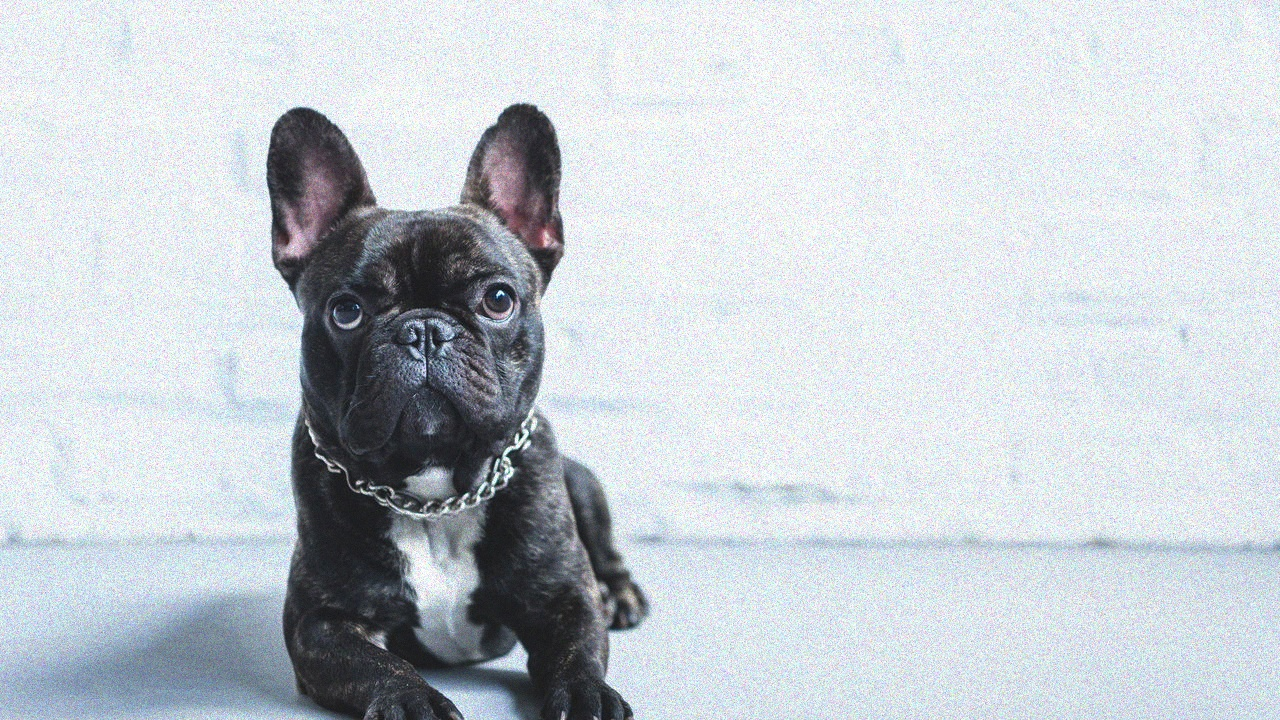
#> input picture images/input/dog.png, 1280 x 720 px, found by its file name
$ python blur.py
#> lines starting #> are read from the running program, lines starting #| are printed output that depends on the picture
#> in main, image is the input picture: shape (720, 1280, 3); mean B, G, R 210, 204.3, 197.7
### vision/grayscale.py
import cv2
import numpy as np
import matplotlib.pyplot as plt


def rgb_to_grayscale(image):
    """
    Converte uma imagem RGB para escala de cinza
    Fórmula:
    Gray = 0.299R + 0.587G + 0.114B
    """

    # Separa os canais
    red = image[:, :, 0]
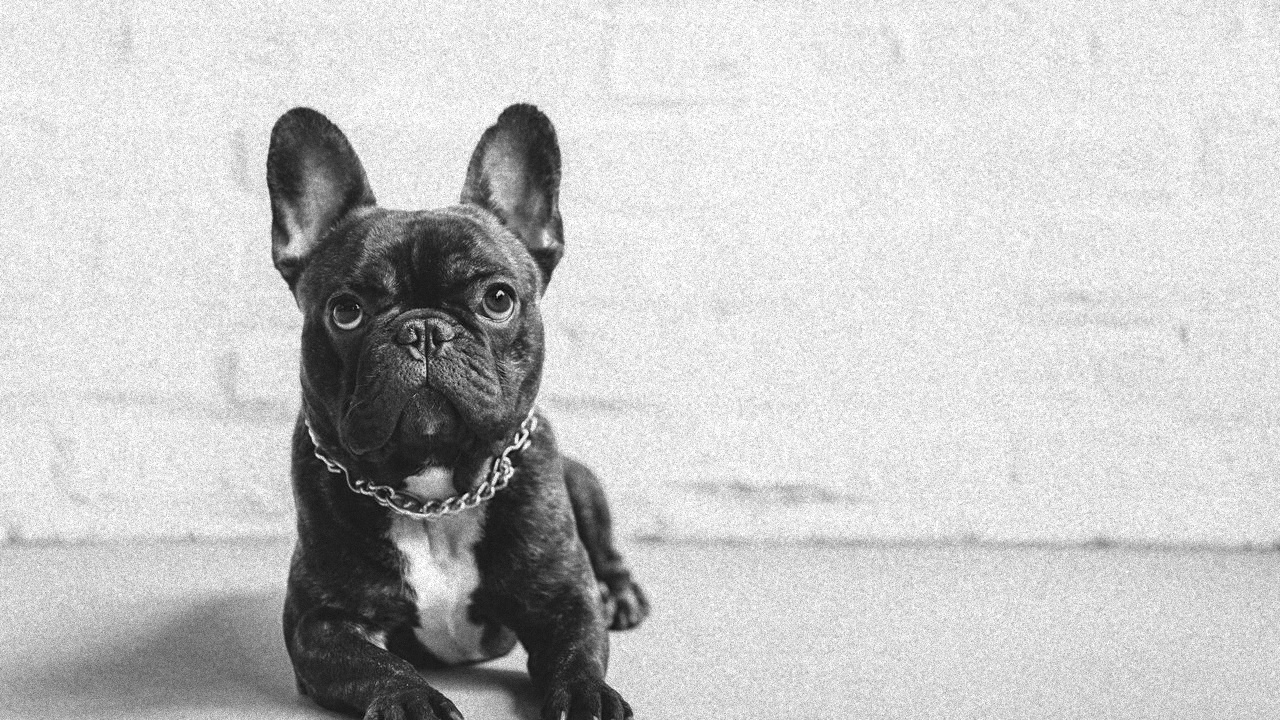
#> red: shape (720, 1280); min 0, max 255, mean 197.7
    green = image[:, :, 1]
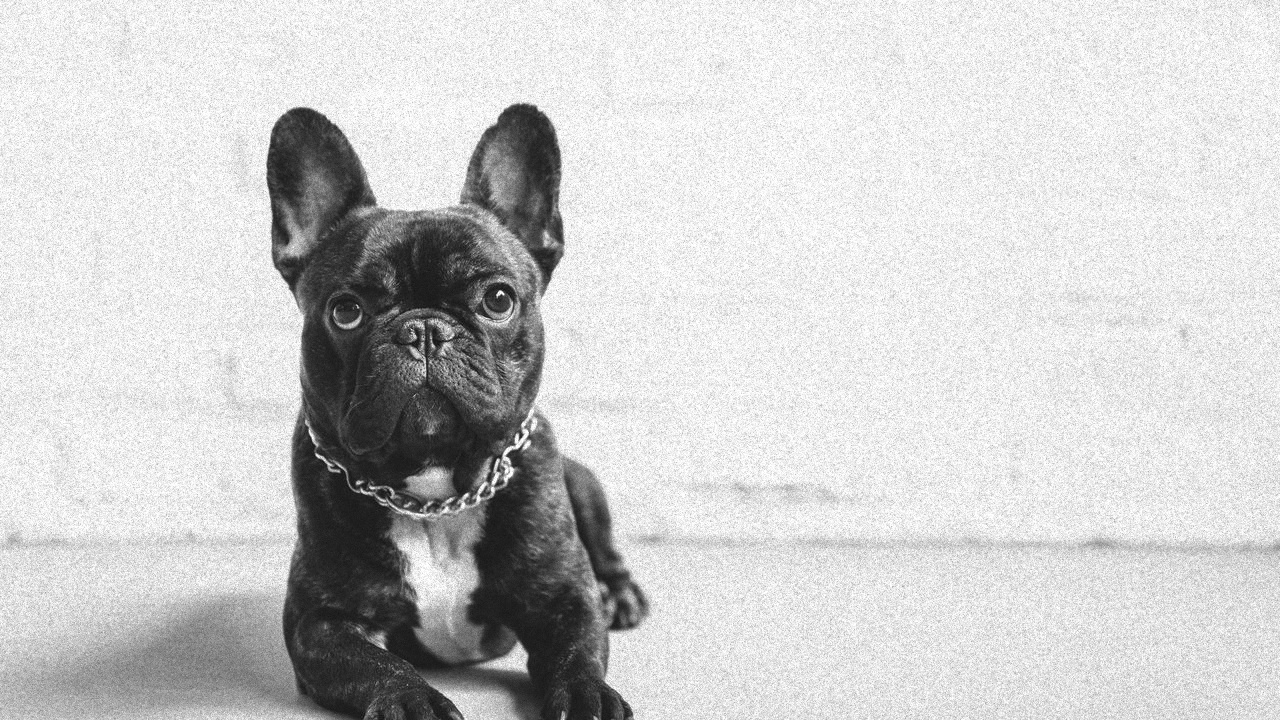
#> green: shape (720, 1280); min 12, max 255, mean 204.3
    blue = image[:, :, 2]

    # Aplica fórmula de luminância
    grayscale = (
        0.299 * red +
        0.587 * green +
        0.114 * blue
    )

    return grayscale.astype(np.uint8)


# [20 lines left out: function main, not called in this run]


# [2 lines that do not run on import are left out]

### vision/convolution.py
import numpy as np
import matplotlib.pyplot as plt
import cv2

from vision.grayscale import rgb_to_grayscale


def apply_convolution(image, kernel):
    """
    Aplica convolução manual em uma imagem
    """

    # Dimensões da imagem
    image_height, image_width = image.shape
#> image_height = 720; image_width = 1280

    # Dimensões do kernel
    kernel_height, kernel_width = kernel.shape

    # Calcula padding
    pad_h = kernel_height // 2
    pad_w = kernel_width // 2

    # Cria imagem com padding
    padded_image = np.pad(
        image,
        ((pad_h, pad_h), (pad_w, pad_w)),
        mode='constant'
    )

    # Cria saída vazia
    output = np.zeros_like(image)

    # Percorre pixels da imagem
    for y in range(image_height):

        for x in range(image_width):

            # Extrai região local
            region = padded_image[
                y:y + kernel_height,
                x:x + kernel_width
            ]

            # Multiplicação elemento a elemento
            value = np.sum(region * kernel)

            # Salva resultado
            output[y, x] = value

    return output


# [33 lines left out: function main, not called in this run]


# [2 lines that do not run on import are left out]

### vision/blur.py
import cv2
import numpy as np
import matplotlib.pyplot as plt

from vision.grayscale import rgb_to_grayscale
from vision.convolution import apply_convolution


def apply_blur(image):
    """
    Aplica blur manual usando convolução
    """

    # Kernel de média 3x3
    kernel = np.array([
        [1, 1, 1],
        [1, 1, 1],
        [1, 1, 1]
    ]) / 9

    # Aplica convolução
    blurred = apply_convolution(image, kernel)

    return blurred


def main():

    # Carrega imagem
    image = cv2.imread("images/input/dog.png")

    # BGR -> RGB
    image = cv2.cvtColor(image, cv2.COLOR_BGR2RGB)

    # Grayscale
    gray = rgb_to_grayscale(image)

    # Blur
    blurred = apply_blur(gray)

    # Exibição
    plt.figure(figsize=(12, 6))

    plt.subplot(1, 2, 1)
    plt.imshow(gray, cmap='gray')
    plt.title("Original Grayscale")
    plt.axis("off")

    plt.subplot(1, 2, 2)
    plt.imshow(blurred, cmap='gray')
    plt.title("Blur Aplicado")
    plt.axis("off")

    plt.show()
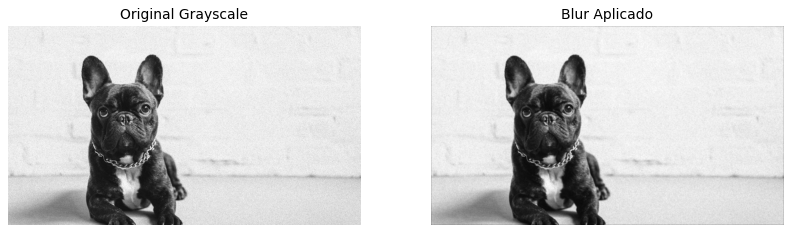
#> figure drawn by matplotlib, 2 panels


if __name__ == "__main__":
    main()
